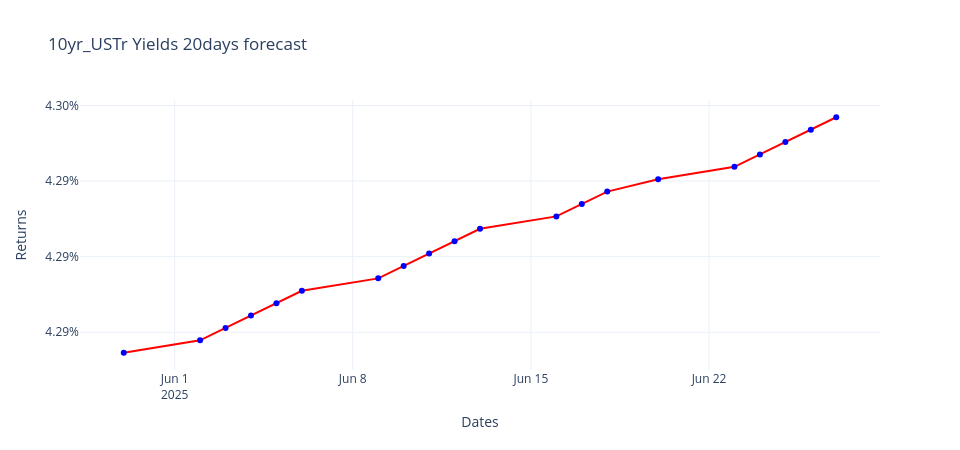

The code cell stored with this chart in its notebook:
### Code cell
## plot prediction vs actual data
last20idx_yld = yields_ust10.index[-20:]

fig5 = go.Figure()
fig5.add_trace(go.Scatter(
    x = last20idx_yld,
    y = forecast_yields,
    mode = 'lines+markers',
    line=dict(dash='solid', color='red'),
    marker=dict(size=6, color='blue'),
    name='actual'
))

fig5.update_layout(
    title='10yr_USTr Yields 20days forecast',
    xaxis = {'title': 'Dates'},
    yaxis = {'title': 'Returns', 'tickformat': '.2%'},
    template = 'plotly_white',
    width = 960,
    height = 450
)
fig5.show()

### Figure 1 — Plotly figure (JSON) as saved in the notebook; plotly's stock layout.template omitted (floating-point values rounded to 4 significant figures)
{"data": [{"line": {"color": "red", "dash": "solid"}, "marker": {"color": "blue", "size": 6}, "mode": "lines+markers", "name": "actual", "x": ["2025-05-30T00:00:00.000000000", "2025-06-02T00:00:00.000000000", "2025-06-03T00:00:00.000000000", "2025-06-04T00:00:00.000000000", "2025-06-05T00:00:00.000000000", "2025-06-06T00:00:00.000000000", "2025-06-09T00:00:00.000000000", "2025-06-10T00:00:00.000000000", "2025-06-11T00:00:00.000000000", "2025-06-12T00:00:00.000000000", "2025-06-13T00:00:00.000000000", "2025-06-16T00:00:00.000000000", "2025-06-17T00:00:00.000000000", "2025-06-18T00:00:00.000000000", "2025-06-20T00:00:00.000000000", "2025-06-23T00:00:00.000000000", "2025-06-24T00:00:00.000000000", "2025-06-25T00:00:00.000000000", "2025-06-26T00:00:00.000000000", "2025-06-27T00:00:00.000000000"], "y": [0.04284, 0.04284, 0.04285, 0.04286, 0.04287, 0.04288, 0.04289, 0.04289, 0.0429, 0.04291, 0.04292, 0.04293, 0.04293, 0.04294, 0.04295, 0.04296, 0.04297, 0.04298, 0.04298, 0.04299], "type": "scatter"}], "layout": {"yaxis": {"title": {"text": "Returns"}, "tickformat": ".2%"}, "title": {"text": "10yr_USTr Yields 20days forecast"}, "xaxis": {"title": {"text": "Dates"}}, "width": 960, "height": 450}}
